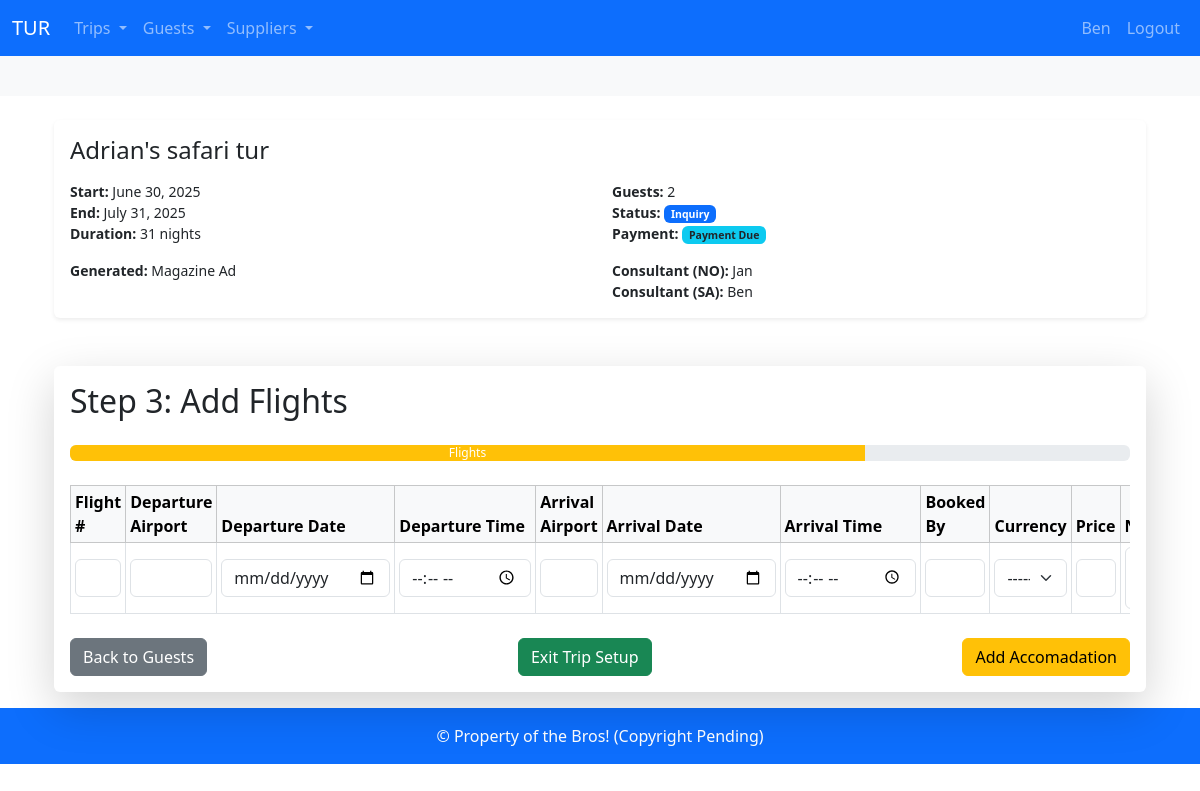
Screenshot of /trips/create/25/flights (signed in) with the database file from the repository.
### booking_system/models.py (models this page shows, shortened)
class Trip(models.Model):
    name = models.CharField(max_length=64)
    number_of_guests = models.IntegerField()
    guests = models.ManyToManyField(Guest, related_name="trips", blank=True)
    start_date = models.DateField()
    end_date = models.DateField()
    generated = models.ForeignKey(Generated, on_delete=models.SET_NULL, blank=True, null=True)
    agent = models.ForeignKey(Agent, on_delete=models.SET_NULL, blank=True, null=True)
    payment_status = models.ForeignKey(PaymentStatus, on_delete=models.PROTECT, blank=True, null=True)
    trip_status = models.ForeignKey(TripStatus, on_delete=models.PROTECT, blank=True, null=True)
    no_consultant = models.ForeignKey(
        Consultant, on_delete=models.PROTECT, null=True, blank=True, related_name="no_consultant_trips", verbose_name='Norwegian consultant')
    sa_consultant = models.ForeignKey(
        Consultant, on_delete=models.PROTECT, null=True, blank=True, related_name="sa_consultant_trips", verbose_name='South African consultant')
    note = models.TextField(blank=True, null=True)
    class Meta:
        ordering = ["start_date"]
    def duration(self):
        if self.start_date and self.end_date:
            return (self.end_date - self.start_date).days
        return None

class TripStatus(models.Model):
    title = models.CharField(max_length=255, unique=True)
    description = models.CharField(max_length=255, blank= True, null=True)
    class Meta:
        verbose_name_plural = "TripStatuses"
    def __str__(self):
        return self.title

class PaymentStatus(models.Model):
    title = models.CharField(max_length=255, unique=True)
    description = models.CharField(max_length=255, blank= True, null=True)
    class Meta:
        verbose_name_plural = "PaymentStatuses"
    def __str__(self):
        return self.title

class Generated(models.Model):
    title = models.CharField(max_length=255, unique=True)
    def __str__(self):
        return self.title

class Consultant(models.Model):
    types = [
    ("NOR", "Norwegian"),
    ("ZAR", "South African"),
    ("OTHER", "Other"),
    ]
    user = models.OneToOneField(User, on_delete=models.CASCADE)
    type = models.CharField(max_length=32, choices=types)
    def __str__(self):
        return self.user.get_full_name() or self.user.username

### booking_system/views.py (the view)
@login_required
def trip_add_flights(request, trip_id):
    trip = get_object_or_404(Trip, id=trip_id)
    flights = Flight.objects.filter(trip=trip)
    currencies = Currency.objects.all()
    if request.method == 'POST':
        form = FlightForm(request.POST)
        if form.is_valid():
            flight = form.save(commit=False)
            flight.trip = trip
            flight.save()
            return redirect('trip_add_flights', trip_id=trip.id)
    else:
        form = FlightForm()
    return render(request, 'booking_system/trip/add_flights.html', {
        'trip': trip,
        'form': form,
        'flights': flights,
        'currencies':currencies
    })

### booking_system/forms.py (shortened to what this page needs)
class FlightForm(forms.ModelForm):
    class Meta:
        model = Flight
        exclude = ['trip']
        widgets = {
            'number': forms.TextInput(attrs={'class': 'form-control'}),
            'arrival_date': forms.DateInput(attrs={'type': 'date', 'class': 'form-control'}),
            'arrival_time': forms.TimeInput(attrs={'type': 'time', 'class': 'form-control'}),
            'arrival_airport': forms.TextInput(attrs={'class': 'form-control'}),
            'departure_date': forms.DateInput(attrs={'type': 'date', 'class': 'form-control'}),
            'departure_time': forms.TimeInput(attrs={'type': 'time', 'class': 'form-control'}),
            'departure_airport': forms.TextInput(attrs={'class': 'form-control'}),
            'price': forms.NumberInput(attrs={'class': 'form-control'}),
            'currency': forms.Select(attrs={'class': 'form-select'}),
            'booked_by': forms.TextInput(attrs={'class': 'form-control'}),
            'note': forms.Textarea(attrs={'class': 'form-control', 'rows': 2}),
        }

### booking_system/models.py (called while the page is built)
    def __str__(self):
        return self.code

### booking_system/templates/booking_system/trip/add_flights.html (shortened to what this page needs)
{% extends "base.html" %}
{% block body %}
{% include "booking_system/partials/trip_details.html" %}
<div class="container mt-5">
<div class="card shadow-lg border-0">
<div class="card-body">
      <h2 class="mb-4">Step 3: Add Flights</h2>
      <div class="progress mb-4">
        <div class="progress-bar bg-warning" style="width: 75%">Flights</div>
      </div>
      <div class="table-responsive">
        <table class="table table-sm align-middle table-bordered">
          <thead class="table-light">
            <tr>
              <th>Flight #</th>
              <th>Departure Airport</th>
              <th>Departure Date</th>
              <th>Departure Time</th>
              <th>Arrival Airport</th>
              <th>Arrival Date</th>
              <th>Arrival Time</th>
              <th>Booked By</th>
              <th>Currency</th>
              <th>Price</th>
              <th>Note</th>
            </tr>
          </thead>
          <tbody>
            <tr>
              <form method="POST" action="{% url 'trip_add_flights' trip.id %}">
                <td>{{ form.number }}</td>
                <td>{{ form.departure_airport }}</td>
                <td>{{ form.departure_date }}</td>
                <td>{{ form.departure_time }}</td>
                <td>{{ form.arrival_airport }}</td>
                <td>{{ form.arrival_date }}</td>
                <td>{{ form.arrival_time }}</td>
                <td>{{ form.booked_by }}</td>
                <td>{{ form.currency }}</td>
                <td>{{ form.price }}</td>
                <td>{{ form.note }}</td>
              </form>
            </tr>
          </tbody>
        </table>
        <div class="d-flex justify-content-between mt-4">
        <a href="{% url 'trip_guest_search' trip.id  0%}" class="btn btn-secondary">Back to Guests</a>
        <a href="{% url 'view_trip' trip.id %}" class="btn btn-success">Exit Trip Setup</a>
        <a href="{% url 'trip_add_accommodations' trip.id %}" class="btn btn-warning">Add Accomadation</a>
      </div>
      </div>
    </div>
  </div>
</div>
{% endblock %}

### booking_system/templates/base.html (shortened to what this page needs)
<!DOCTYPE html>
<html lang="en">
<head>
<link href="https://cdn.jsdelivr.net/npm/bootstrap@5.3.5/dist/css/bootstrap.min.css" rel="stylesheet">
<link rel="stylesheet" href="https://cdn.jsdelivr.net/npm/bootstrap-icons@1.10.5/font/bootstrap-icons.css">
</head>
<body>
<nav class="navbar navbar-expand-lg navbar-dark bg-primary">
  <div class="container-fluid">
    <a class="navbar-brand" href="{% url 'home' %}">TUR</a>
    <ul class="navbar-nav me-auto mb-2 mb-lg-0">
      {% if user.is_authenticated %}
      <li class="nav-item dropdown">
        <a class="nav-link dropdown-toggle" href="#" role="button" data-bs-toggle="dropdown" aria-expanded="false">
          Trips
        </a>
      </li>
      <li class="nav-item dropdown">
        <a class="nav-link dropdown-toggle" href="#" role="button" data-bs-toggle="dropdown" aria-expanded="false">
          Guests
        </a>
      </li>
      <li class="nav-item dropdown">
        <a class="nav-link dropdown-toggle" href="#" role="button" data-bs-toggle="dropdown" aria-expanded="false">
          Suppliers
        </a>
    </li>
    {% endif %}
    </ul>
      <ul class="navbar-nav ms-auto mb-2 mb-lg-0">
        {% if user.is_authenticated %}
          <li class="nav-item">
            <a class="nav-link" href="#">{{ user.username }}</a>
          </li>
          <li class="nav-item">
            <a class="nav-link" href="{% url 'logout' %}">Logout</a>
          </li>
        {% endif %}
      </ul>
    </div>
</nav>
{% block header %}
<div class="container-fluid text-center bg-light p-3">
</div>
{% endblock header %}
<div class="container my-3">
{% block body  %}
{% endblock body %}
</div>
<div class="bottom bg-primary text-white text-center p-3 ">
&copy; Property of the Bros! (Copyright Pending)
</div>
</body>
</html>

### booking_system/templates/booking_system/partials/trip_details.html (shortened to what this page needs)
<div class="container mt-4">
    <div class="card shadow-sm border-0">
      <div class="card-body">
        <div class="d-flex justify-content-between align-items-center mb-3">
          <h4 class="card-title mb-0">{{ trip.name }}</h4>
        </div>
        <div class="row small">
          <div class="col-md-6">
            <strong>Start:</strong> {{ trip.start_date }}<br>
            <strong>End:</strong> {{ trip.end_date }}<br>
            <strong>Duration:</strong> {{ trip.duration }} nights
          </div>
          <div class="col-md-6">
            <strong>Guests:</strong> {{ trip.number_of_guests }}<br>
            <strong>Status:</strong> <span class="badge bg-primary">{{ trip.trip_status }}</span><br>
            <strong>Payment:</strong> <span class="badge bg-info text-dark">{{ trip.payment_status }}</span>
          </div>
        </div>
        <div class="row mt-3 small">
          <div class="col-md-6">
            <strong>Generated:</strong> {{ trip.generated }}<br>
          </div>
          <div class="col-md-6">
            {% if trip.no_consultant %}
            <strong>Consultant (NO):</strong> {{ trip.no_consultant }}<br>
            {% endif %}
            {% if trip.sa_consultant %}
            <strong>Consultant (SA):</strong> {{ trip.sa_consultant }}
            {% endif %}
          </div>
        </div>
      </div>
    </div>
  </div>

### rows the page displays
Trip: name "Adrian's safari tur", start_date "June 30, 2025", end_date "July 31, 2025", duration "31", number_of_guests "2", trip_status "Inquiry", payment_status "Payment Due", generated "Magazine Ad", no_consultant "Jan", sa_consultant "Ben"

### other values shown
{{ user.username }} "Ben"
